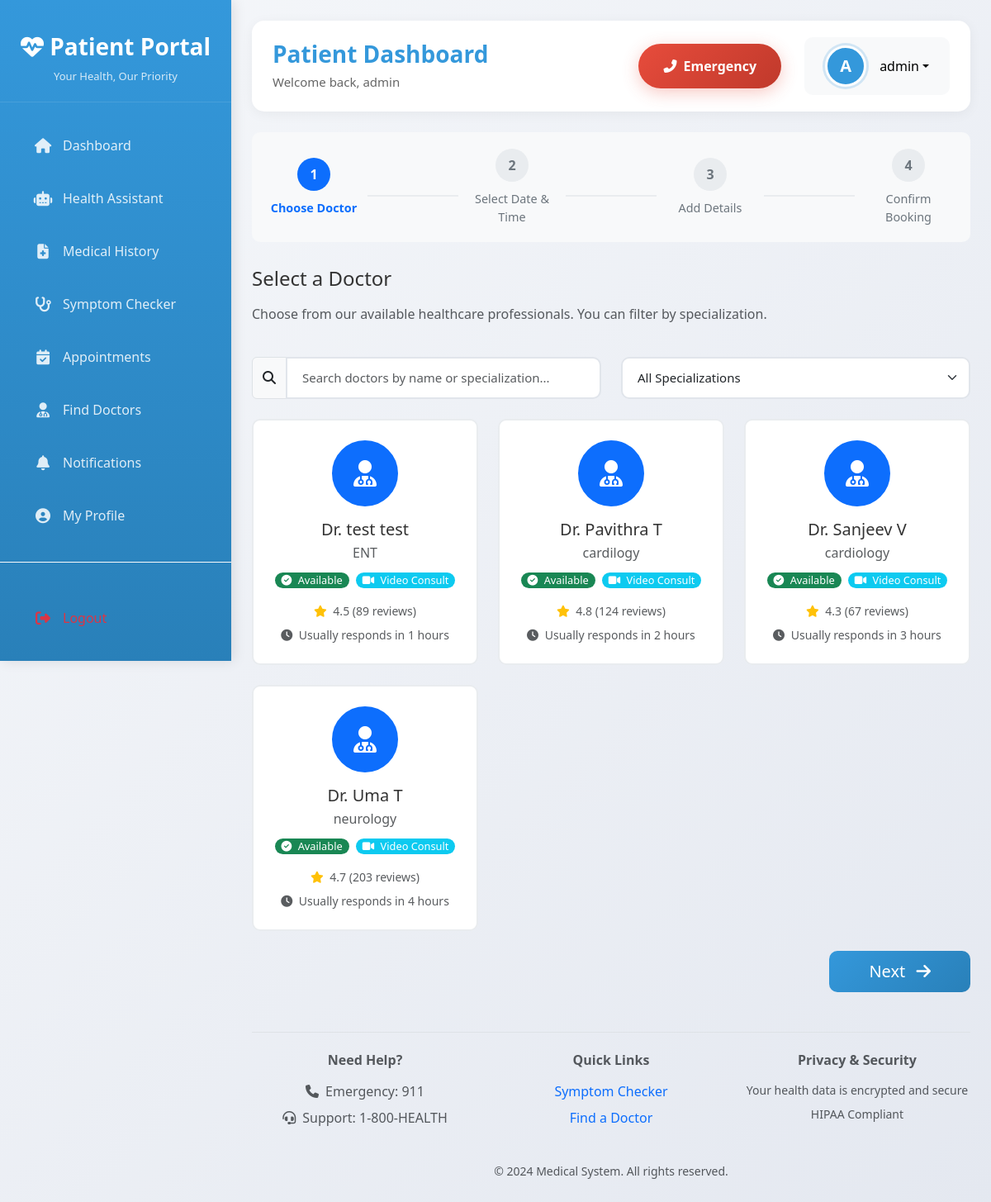
The page /patient/book-appointment/ (signed in) on the database its author committed.
### core/models.py (models this page shows, shortened)
class User(AbstractUser):
    ROLE_CHOICES = (
        ('admin', 'Admin'),
        ('doctor', 'Doctor'),
        ('researcher', 'Researcher'),
        ('patient', 'Patient'),
    )
    STATUS_CHOICES = (
        ('pending', 'Pending Approval'),
        ('approved', 'Approved'),
        ('rejected', 'Rejected'),
    )
    RISK_LEVEL_CHOICES = (
        ('low', 'Low'),
        ('medium', 'Medium'),
        ('high', 'High'),
        ('critical', 'Critical'),
    )
    role = models.CharField(max_length=20, choices=ROLE_CHOICES, default='patient')
    status = models.CharField(max_length=20, choices=STATUS_CHOICES, default='pending')
    email = models.EmailField(unique=True)
    full_name = models.CharField(max_length=255, blank=True)
    phone_regex = RegexValidator(regex=r'^\+?1?\d{9,15}$',
                                message="Phone number must be entered in the format: '+999999999'. Up to 15 digits allowed.")
    phone = models.CharField(validators=[phone_regex], max_length=17, blank=True)
    address = models.TextField(blank=True)
    date_of_birth = models.DateField(null=True, blank=True)
    profile_picture = models.ImageField(upload_to='profile_pics/', null=True, blank=True)
    specialization = models.CharField(max_length=100, blank=True)  # Doctor
    license_number = models.CharField(max_length=50, blank=True)  # Doctor
    institution = models.CharField(max_length=200, blank=True)  # Researcher
    research_area = models.TextField(blank=True)  # Researcher
    qualifications = models.CharField(max_length=255, blank=True)  # e.g., M.B.B.S, M.D.
    clinic_name = models.CharField(max_length=255, blank=True)
    clinic_address = models.TextField(blank=True)
    signature = models.ImageField(upload_to='signatures/', null=True, blank=True)
    biography = models.TextField(blank=True)
    risk_level = models.CharField(max_length=20, choices=RISK_LEVEL_CHOICES, blank=True)
    ml_confidence_score = models.FloatField(default=0.0)
    last_analysis = models.DateTimeField(null=True, blank=True)
    created_at = models.DateTimeField(auto_now_add=True)
    updated_at = models.DateTimeField(auto_now=True)
    is_verified = models.BooleanField(default=False)
    verification_token = models.UUIDField(default=uuid.uuid4, editable=False)
    class Meta:
        ordering = ['-date_joined']
    def get_full_name(self):
        if self.full_name:
            return self.full_name
        return super().get_full_name()

### core/decorators.py (the view, shortened to what this page needs)
        def _wrapped_view(request, *args, **kwargs):
            if not request.user.is_authenticated:
                return redirect('login')
            if request.user.is_superuser:
                return view_func(request, *args, **kwargs)

### templates/patient/book_appointment.html (shortened to what this page needs)
{% extends 'patient_base.html' %}
{% load static %}
{% block content %}
<div class="progress-container">
    <div class="d-flex justify-content-between align-items-center">
        <div class="step active" id="step1">
            <div class="step-circle">1</div>
            <div class="step-label">Choose Doctor</div>
        </div>
        <div class="step-line"></div>
        <div class="step" id="step2">
            <div class="step-circle">2</div>
            <div class="step-label">Select Date & Time</div>
        </div>
        <div class="step-line"></div>
        <div class="step" id="step3">
            <div class="step-circle">3</div>
            <div class="step-label">Add Details</div>
        </div>
        <div class="step-line"></div>
        <div class="step" id="step4">
            <div class="step-circle">4</div>
            <div class="step-label">Confirm Booking</div>
        </div>
    </div>
</div>
<div class="form-section active" id="step1Section">
    <div class="row mb-4">
        <div class="col-md-12">
            <h3 class="h4 mb-3">Select a Doctor</h3>
            <p class="text-muted">Choose from our available healthcare professionals. You can filter by specialization.</p>
        </div>
    </div>
    <div class="row mb-4">
        <div class="col-md-6">
            <div class="input-group">
                <span class="input-group-text"><i class="fas fa-search"></i></span>
                <input type="text" class="form-control" id="doctorSearch" placeholder="Search doctors by name or specialization...">
            </div>
        </div>
        <div class="col-md-6">
            <select class="form-select" id="specializationFilter">
                <option value="">All Specializations</option>
            </select>
        </div>
    </div>
    <div class="row g-4" id="doctorsList">
        {% if doctor %}
            <div class="col-lg-4 col-md-6">
                <div class="doctor-card selected p-4" onclick="selectDoctor({{ doctor.id }})">
                    <div class="text-center mb-3">
                        {% if doctor.profile_picture %}
                        <img src="{{ doctor.profile_picture.url }}" alt="Dr. {{ doctor.get_full_name }}" class="doctor-avatar-lg mb-3">
                        {% else %}
                        <div class="doctor-avatar-lg bg-primary text-white d-flex align-items-center justify-content-center mb-3 mx-auto">
                            <i class="fas fa-user-md fa-2x"></i>
                        </div>
                        {% endif %}
                        <h5 class="mb-1">Dr. {{ doctor.get_full_name }}</h5>
                        <div class="text-muted mb-2">{{ doctor.specialization|default:"General Practitioner" }}</div>
                        <div class="mb-3">
                            <span class="badge bg-success availability-badge">
                                <i class="fas fa-check-circle me-1"></i> Available Today
                            </span>
                        </div>
                    </div>
                    <div class="text-center">
                        <div class="text-muted small mb-2">
                            <i class="fas fa-star text-warning me-1"></i>
                            4.8 (124 reviews)
                        </div>
                        <div class="text-muted small">
                            <i class="fas fa-clock me-1"></i>
                            Usually responds in 2 hours
                        </div>
                    </div>
                </div>
            </div>
        {% else %}
            {% for doc in doctors %}
            <div class="col-lg-4 col-md-6">
                <div class="doctor-card p-4" onclick="selectDoctor({{ doc.id }})" data-specialization="{{ doc.specialization|lower }}">
                    <div class="text-center mb-3">
                        {% if doc.profile_picture %}
                        <img src="{{ doc.profile_picture.url }}" alt="Dr. {{ doc.get_full_name }}" class="doctor-avatar-lg mb-3">
                        {% else %}
                        <div class="doctor-avatar-lg bg-primary text-white d-flex align-items-center justify-content-center mb-3 mx-auto">
                            <i class="fas fa-user-md fa-2x"></i>
                        </div>
                        {% endif %}
                        <h5 class="mb-1">Dr. {{ doc.get_full_name }}</h5>
                        <div class="text-muted mb-2">{{ doc.specialization|default:"General Practitioner" }}</div>
                        <div class="mb-3">
                            <span class="badge bg-success availability-badge">
                                <i class="fas fa-check-circle me-1"></i> Available
                            </span>
                            <span class="badge bg-info availability-badge ms-1">
                                <i class="fas fa-video me-1"></i> Video Consult
                            </span>
                        </div>
                    </div>
                    <div class="text-center">
                        <div class="text-muted small mb-2">
                            <i class="fas fa-star text-warning me-1"></i>
                            4.{% cycle '5' '8' '3' '7' '9' '2' '6' '4' %}
                            ({% cycle '89' '124' '67' '203' '45' '156' '78' '92' %} reviews)
                        </div>
                        <div class="text-muted small">
                            <i class="fas fa-clock me-1"></i>
                            Usually responds in {% cycle '1' '2' '3' '4' '2' '1' '3' '2' %} hours
                        </div>
                    </div>
                </div>
            </div>
            {% empty %}
            <div class="col-md-12 text-center py-5">
                <i class="fas fa-user-md fa-4x text-muted mb-3"></i>
                <h4>No doctors available</h4>
                <p class="text-muted">Please check back later or contact support.</p>
            </div>
            {% endfor %}
        {% endif %}
    </div>
    <div class="row mt-4">
        <div class="col-md-12 text-end">
            <button class="btn btn-primary btn-lg px-5" onclick="goToStep(2)" id="nextStep1" {% if not doctor and doctors|length == 0 %}disabled{% endif %}>
                Next <i class="fas fa-arrow-right ms-2"></i>
            </button>
        </div>
    </div>
</div>
{% endblock %}

### templates/patient_base.html (shortened to what this page needs)
<!DOCTYPE html>
<html lang="en">
<head>
    <link href="https://cdn.jsdelivr.net/npm/bootstrap@5.3.0/dist/css/bootstrap.min.css" rel="stylesheet">
    <link rel="stylesheet" href="https://cdnjs.cloudflare.com/ajax/libs/font-awesome/6.4.0/css/all.min.css">
    <link rel="stylesheet" href="https://cdn.datatables.net/1.13.6/css/dataTables.bootstrap5.min.css">
    <link rel="stylesheet" href="https://cdn.jsdelivr.net/npm/bootstrap-icons@1.10.0/font/bootstrap-icons.css">
</head>
<body>
    <div class="sidebar">
        <div class="sidebar-brand">
            <h3><i class="fas fa-heartbeat"></i> Patient Portal</h3>
            <small>Your Health, Our Priority</small>
        </div>
        <nav class="nav flex-column mt-3">
            <a class="nav-link {% if request.path == '/patient/dashboard/' %}active{% endif %}"
                href="{% url 'patient_dashboard' %}">
                <i class="fas fa-home"></i>
                <span>Dashboard</span>
            </a>
            <a class="nav-link {% if 'chat' in request.path %}active{% endif %}" href="{% url 'patient_chat' %}">
                <i class="fas fa-robot"></i>
                <span>Health Assistant</span>
            </a>
            <a class="nav-link {% if 'medical-history' in request.path %}active{% endif %}"
                href="{% url 'patient_medical_history' %}">
                <i class="fas fa-file-medical"></i>
                <span>Medical History</span>
            </a>
            <a class="nav-link {% if 'symptom-check' in request.path %}active{% endif %}"
                href="{% url 'patient_symptom_check' %}">
                <i class="fas fa-stethoscope"></i>
                <span>Symptom Checker</span>
            </a>
            <a class="nav-link {% if 'appointments' in request.path %}active{% endif %}"
                href="{% url 'patient_appointments' %}">
                <i class="fas fa-calendar-check"></i>
                <span>Appointments</span>
            </a>
            <a class="nav-link {% if 'doctors' in request.path %}active{% endif %}" href="{% url 'patient_doctors' %}">
                <i class="fas fa-user-md"></i>
                <span>Find Doctors</span>
            </a>
            <a class="nav-link {% if 'patient_notifications' in request.path %}active{% endif %}"
                href="{% url 'patient_notifications' %}">
                <i class="fas fa-bell"></i>
                <span>Notifications</span>
            </a>
            <a class="nav-link {% if 'profile' in request.path %}active{% endif %}" href="{% url 'patient_profile' %}">
                <i class="fas fa-user-circle"></i>
                <span>My Profile</span>
            </a>
            <div class="mt-4 pt-4 border-top border-light">
                <a class="nav-link text-danger mt-3" href="{% url 'logout' %}">
                    <i class="fas fa-sign-out-alt"></i>
                    <span>Logout</span>
                </a>
            </div>
        </nav>
    </div>
    <div class="main-content">
        <div class="header">
            <div class="header-title">
                <h1>{% block page_title %}Patient Dashboard{% endblock %}</h1>
                <p>{% block page_subtitle %}Welcome back, {{ user.get_full_name|default:user.username }}{% endblock %}
                </p>
            </div>
            <div class="user-info">
                <button class="btn emergency-btn me-2" onclick="callEmergency()">
                    <i class="fas fa-phone-alt me-2"></i>Emergency
                </button>
                <div class="dropdown">
                    <button class="btn btn-light dropdown-toggle d-flex align-items-center" type="button"
                        data-bs-toggle="dropdown">
                        <div class="user-avatar">
                            {% if user.profile_picture %}
                            <img src="{{ user.profile_picture.url }}"
                                alt="{{ user.get_full_name|default:user.username }}">
                            {% else %}
                            {{ user.get_full_name|default:user.username|slice:":1"|upper }}
                            {% endif %}
                        </div>
                        <span class="ms-3 d-none d-md-inline">{{ user.get_full_name|default:user.username }}</span>
                    </button>
                </div>
            </div>
        </div>
        <div class="fade-in">
            {% block content %}{% endblock %}
        </div>
        <footer class="mt-5 pt-4 border-top text-center text-muted">
            <div class="row">
                <div class="col-md-4 mb-3">
                    <h6 class="fw-bold mb-3">Need Help?</h6>
                    <p class="mb-2"><i class="fas fa-phone me-2"></i>Emergency: 911</p>
                    <p class="mb-2"><i class="fas fa-headset me-2"></i>Support: 1-800-HEALTH</p>
                </div>
                <div class="col-md-4 mb-3">
                    <h6 class="fw-bold mb-3">Quick Links</h6>
                    <p class="mb-2"><a href="{% url 'patient_symptom_check' %}" class="text-decoration-none">Symptom
                            Checker</a></p>
                    <p class="mb-2"><a href="{% url 'patient_doctors' %}" class="text-decoration-none">Find a Doctor</a>
                    </p>
                </div>
                <div class="col-md-4 mb-3">
                    <h6 class="fw-bold mb-3">Privacy & Security</h6>
                    <p class="small mb-2">Your health data is encrypted and secure</p>
                    <p class="small">HIPAA Compliant</p>
                </div>
            </div>
            <p class="mt-3 small">&copy; 2024 Medical System. All rights reserved.</p>
        </footer>
    </div>
</body>
</html>

### rows shown on the page
User: get_full_name "admin", get_full_name "A"
User: get_full_name "test test", specialization "ENT"
User: get_full_name "Pavithra T", specialization "cardilogy"
User: get_full_name "Sanjeev V", specialization "cardiology"
User: get_full_name "Uma T", specialization "neurology"
